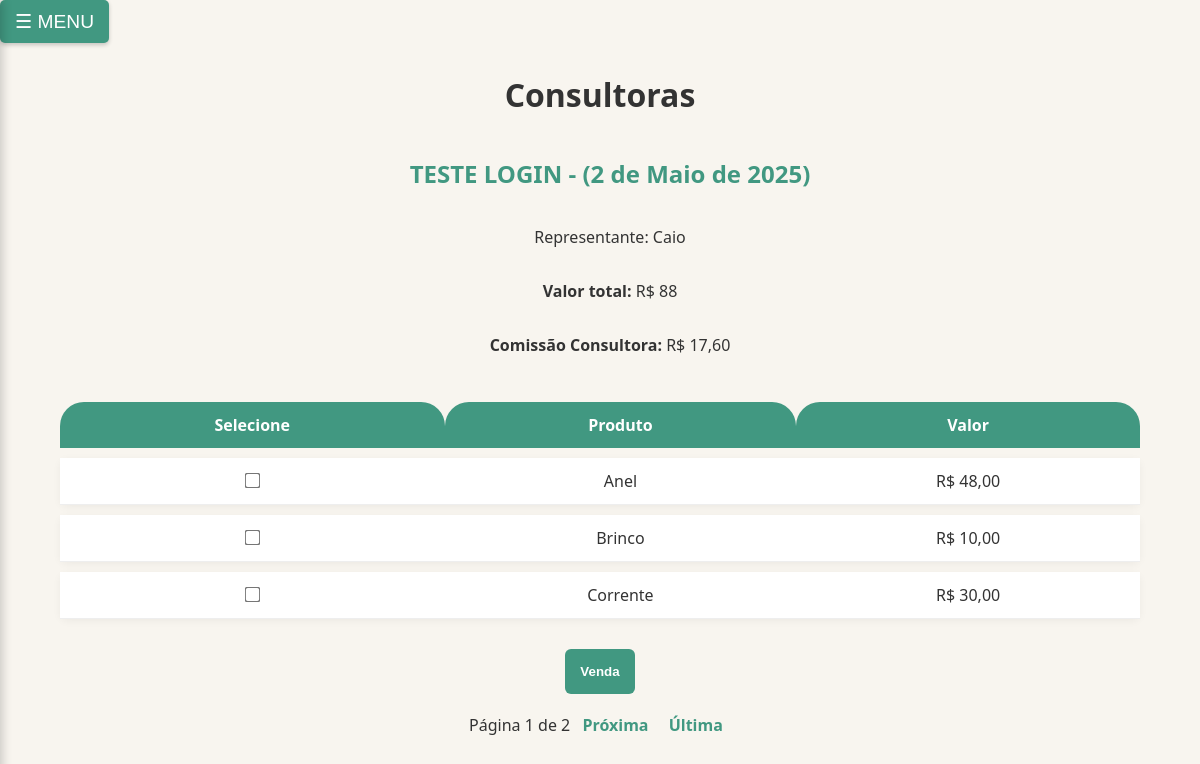
The page /maleta/ (signed in) on the database its author committed.
### vendedoras/models.py (models this page shows, shortened)
class Maleta(models.Model):
    nome = models.CharField(max_length=50, unique=True, verbose_name='Mostruario')
    consultora = models.ForeignKey(
        Representantes, on_delete=models.CASCADE, related_name='itens', verbose_name='Consultora')
    data_criacao = models.DateField(auto_now_add=True,verbose_name= 'Data de Saida')
    atualizacao = models.DateTimeField(auto_now=True, verbose_name='Atualizado em')
    def valor_total(self):
        return self.produtos.aggregate(total=models.Sum('valor'))['total'] or 0
    def valor_total_formatado(self):
        total = self.valor_total()
        if total is None:
            total = 0
        return mark_safe(f"R$ {total:,.2f}".replace(",", "X").replace(".", ".").replace("X", "."))
    valor_total_formatado.short_description = "VALOR TOTAL"
    def comissaoVendedora(self):
        total = self.valor_total()
        if total >=1000:
            porcentagem = Decimal('0.40')
        elif total >=500:
            porcentagem = Decimal('0.30')
        elif total <=499:
            porcentagem= Decimal('0.20')
        else:
            porcentagem = Decimal('0.00')#sem comissão
        return round(total * porcentagem, 2)
    class Meta:
        verbose_name ='Mostruario'

class Representantes(models.Model):
    nome = models.CharField(max_length=60)
    rg = models.CharField(max_length=20)
    cpf= models.CharField(max_length=14)
    email = models.EmailField(unique=True)
    telefone = models.CharField(max_length=20)
    telefone_2 = models.CharField(max_length=20, blank= True, null=True)
    instagram= models.CharField(max_length=30)
    data_criacao= models.DateField(auto_now_add=True,verbose_name= 'Data do cadastro')
    rua= models.CharField(max_length=50,blank= True, null=True)
    cep= models.CharField(max_length=20,blank= True, null=True)
    numero = models.IntegerField(blank= True, null=True)
    cidade= models.CharField(max_length=20,blank= True, null=True)
    bairro= models.CharField(max_length=20,blank= True, null=True)
    ativo=models.BooleanField(default=True,verbose_name= 'ATIVO')
    inativo=models.BooleanField(verbose_name= 'INATIVO')
    class Meta:
        verbose_name = 'Consultora'

class Produto(models.Model):
    tipos = models.ForeignKey(Produtos,on_delete=models.CASCADE,related_name='produtos')
    maleta = models.ForeignKey(
        Maleta, on_delete=models.CASCADE, related_name='produtos')
    valor = models.DecimalField(max_digits=8, decimal_places=2)

class Produtos(models.Model):
    nome = models.CharField(max_length=20,verbose_name='Peças')

### vendedoras/views.py (the view, shortened to what this page needs)
# urls.py: path('maleta/',maleta_view,name='produto_list'),
@login_required(login_url='login')
def maleta_view(request):
    if request.user.is_superuser:# Quem for admin, vai ter direito de visualizar todos os mostruarios, maletas e bag
        maleta = Maleta.objects.all()
        paginator = Paginator(maleta, 1)
        page_number = request.GET.get('page')
        maleta = paginator.get_page(page_number)
    return render(request, 'romaneio.html', {'maleta': maleta})

### vendedoras/templates/romaneio.html (shortened to what this page needs)
{% extends 'base.html' %}
{% block content %}
{% load static %}
<!DOCTYPE html>
<html lang="pt-br">
  <head>
    <link rel="stylesheet" href="{% static 'css/romaneio.css' %}" />
  </head>
  <body>
    <h1>Consultoras</h1>
    {% for lote in maleta %}
    <div id="titulo">
      <h2>{{ lote.nome }} - ({{ lote.data_criacao }})</h2>
        <p id="rep">Representante: {{ lote.consultora.nome }}</p>
        <p>
          <strong>Valor total:</strong> R$ {{ lote.valor_total }}
        </p>
        <p>
          <strong>Comissão Consultora:</strong> R$ {{ lote.comissaoVendedora }}
        </p>
      </div>
      <form method="post" action="{% url 'vendas_list' %}">
        <table>
          <thead>
            <tr>
              <th>Selecione</th>
              <th>Produto</th>
              <th class="valor">Valor</th>
            </tr>
          </thead>
          <tbody>
            {% for produto in lote.produtos.all %}
              <tr>
                <td>
                  <input type="checkbox" name="produtos_selecionados" value="{{ produto.id }}" />
                </td>
                <td>{{ produto.tipos.nome }}</td>
                <td class="valor">R$ {{ produto.valor }}</td>
              </tr>
            {% empty %}
              <tr>
                <td colspan="2">Nenhum produto neste lote.</td>
              </tr>
            {% endfor %}
          </tbody>
        </table>
        <button style="display: flex; justify-self: center; padding: 15px;" type="submit">Venda</button>
      </form>
    {% empty %}
    <p>Nenhum lote cadastrado.</p>
    {% endfor %}
    <div class="paginacao">
      <span>Página {{ maleta.number }} de {{ maleta.paginator.num_pages }}</span>
      {% if maleta.has_next %}
        <a href="?page={{ maleta.next_page_number }}">Próxima</a>
        <a href="?page={{ maleta.paginator.num_pages }}">Última</a>
      {% endif %}
    </div>
  </body>
</html>
{% endblock  %}

### app/templates/base.html (shortened to what this page needs)
{% load static %}
<!DOCTYPE html>
<html lang="pt-br">
  <head>
    <link rel="stylesheet" href="{% static 'css/base.css' %}">
  </head>
  <body>
    {% if user.is_authenticated  %}
    <button id="menu-toggle" onclick="toggleSidebar()" class="menu-toggle" style="
    margin-left: 0px;
    margin-top: 0px;
    ">☰ Menu</button>
      {% endif %}
    {% block content %}
    {% endblock %}
  </body>
</html>

### static/css/base.css (style rules this page uses)
button { color: #419881; }
.menu-toggle { top: 20px; background-color: #419881; color: white; border: none; padding: 10px 15px; font-size: 1.2rem; border-radius: 5px; cursor: pointer; text-transform: uppercase; }
@media (min-width: 769px) { .menu-toggle { display: block; } }

### static/css/romaneio.css (style rules this page uses)
body { font-family: 'Segoe UI', Tahoma, Geneva, Verdana, sans-serif; margin: 0; background-color: #f8f5ef; color: #333; }
#titulo { display: flex; justify-self: center; flex-wrap: wrap; flex-direction: column; width: 700px; text-align: center; }
.menu-toggle { background-color: #419881; color: #fff; border: none; padding: 10px 16px; cursor: pointer; font-size: 16px; border-radius: 6px; margin: 20px; box-shadow: 0 2px 4px rgba(0, 0, 0, 0.2); }
h1 { text-align: center; margin-top: 30px; color: #333; }
h2 { color: #419881; margin-left: 20px; }
#rep, strong { margin-left: 20px; }
table { width: 90%; margin: 20px auto; border-collapse: separate; border-spacing: 0 10px; background: transparent; }
thead th { background-color: #419881; color: white; padding: 12px 16px; border-radius: 24px 24px 0 0; text-align: center; }
tbody tr { background-color: #fff; box-shadow: 0 2px 8px rgba(0, 0, 0, 0.05); border-radius: 8px; transition: box-shadow 0.3s ease; text-align: center; }
tbody td { padding: 12px 16px; border-bottom: 1px solid #eee; }
input[type="checkbox"] { transform: scale(1.2); accent-color: #419881; }
button[type="submit"] { margin: 20px; padding: 10px 16px; background-color: #419881; border: none; color: #fff; font-weight: bold; border-radius: 6px; cursor: pointer; }
.paginacao { text-align: center; margin-bottom: 40px; color: #333; }
.paginacao a { margin: 0 8px; text-decoration: none; color: #419881; font-weight: bold; }
.menu-toggle { top: 20px; background-color: #419881; color: white; border: none; padding: 10px 15px; font-size: 1.2rem; border-radius: 5px; cursor: pointer; }
@media (min-width: 769px) { .menu-toggle { display: block; } }

### rows shown on the page
Maleta: nome "TESTE LOGIN", data_criacao "2 de Maio de 2025", consultora.nome "Caio", valor_total "88", comissaoVendedora "17,60"
Produto: tipos.nome "Anel", valor "48,00"
Produto: tipos.nome "Brinco", valor "10,00"
Produto: tipos.nome "Corrente", valor "30,00"

### other values the page prints
{{ maleta.number }} "1"
{{ maleta.paginator.num_pages }} "2"
